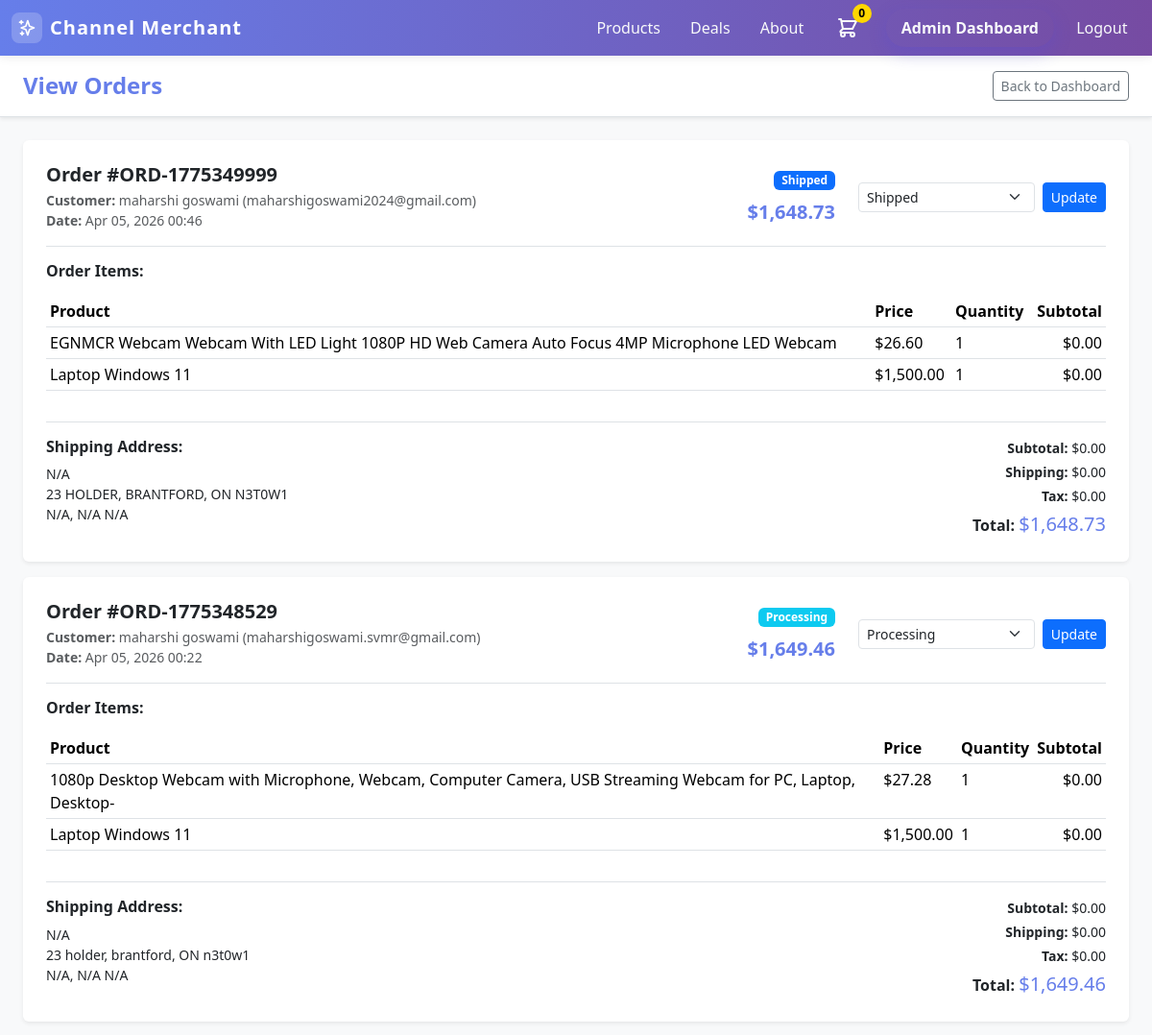
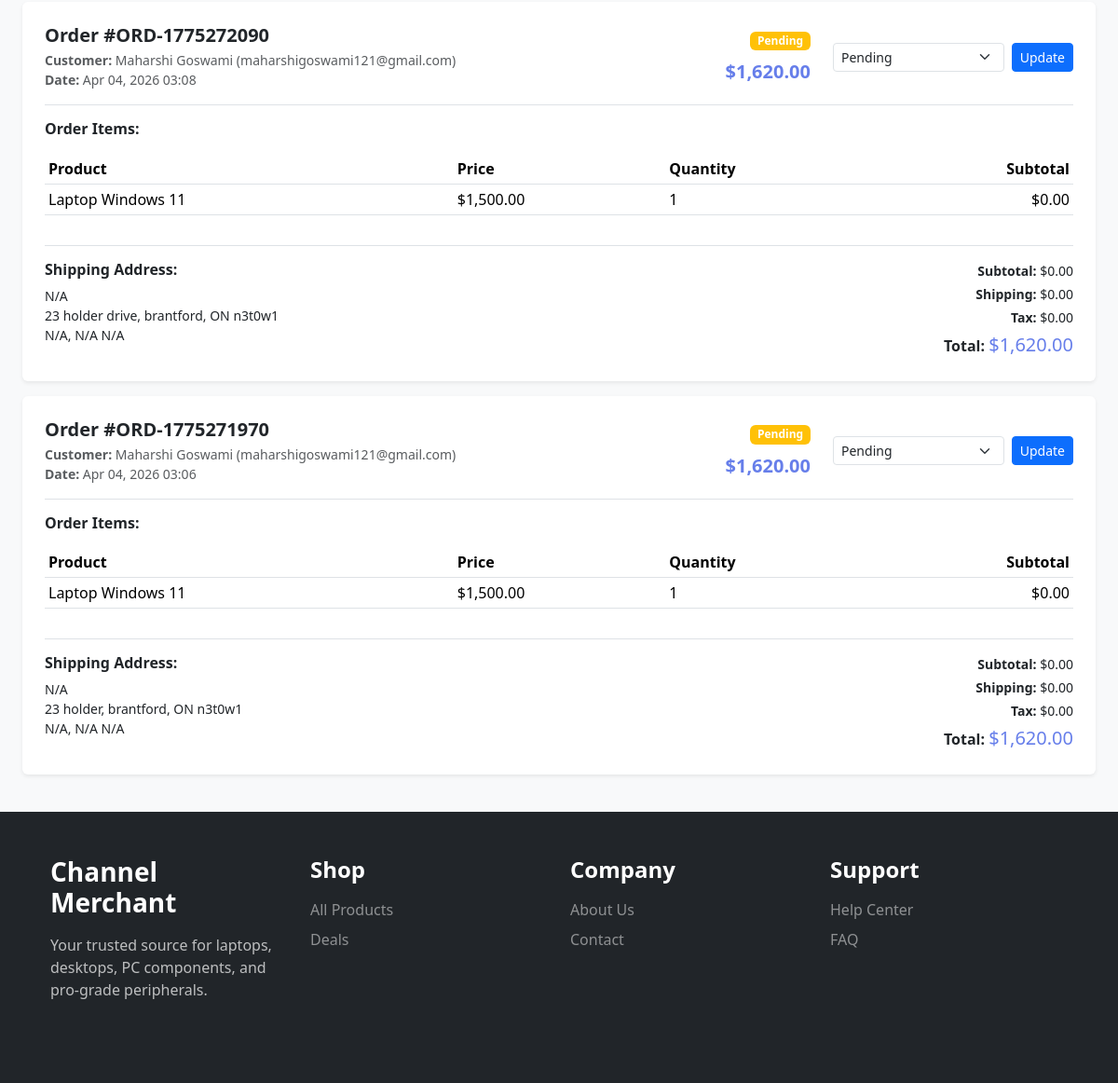
The app's page /admin-orders.php (signed in) with its own data (2 pictures, top to bottom).
### tables this page shows
CREATE TABLE `orders` (
  `id` int(11) NOT NULL,
  `user_id` int(11) NOT NULL,
  `order_number` varchar(50) NOT NULL,
  `total_amount` decimal(10,2) NOT NULL,
  `status` varchar(50) NOT NULL DEFAULT 'pending',
  `payment_method` varchar(50) DEFAULT NULL,
  `shipping_address` text DEFAULT NULL,
  `notes` text DEFAULT NULL,
  `created_at` timestamp NOT NULL DEFAULT current_timestamp(),
  `updated_at` timestamp NOT NULL DEFAULT current_timestamp()
);

CREATE TABLE `users` (
  `id` int(11) NOT NULL,
  `first_name` varchar(100) NOT NULL,
  `last_name` varchar(100) NOT NULL,
  `email` varchar(100) NOT NULL,
  `role` enum('user','admin') NOT NULL DEFAULT 'user',
  `password` varchar(255) NOT NULL,
  `phone` varchar(15) DEFAULT NULL,
  `address` text DEFAULT NULL,
  `city` varchar(50) DEFAULT NULL,
  `state` varchar(50) DEFAULT NULL,
  `postal_code` varchar(20) DEFAULT NULL,
  `country` varchar(50) DEFAULT NULL,
  `created_at` timestamp NOT NULL DEFAULT current_timestamp(),
  `updated_at` timestamp NOT NULL DEFAULT current_timestamp()
);

CREATE TABLE `order_items` (
  `id` int(11) NOT NULL,
  `order_id` int(11) NOT NULL,
  `product_id` int(11) DEFAULT NULL,
  `quantity` int(11) NOT NULL,
  `unit_price` decimal(10,2) NOT NULL DEFAULT 0.00,
  `total_price` decimal(10,2) NOT NULL DEFAULT 0.00,
  `product_name` varchar(255) DEFAULT NULL,
  `product_price` decimal(10,2) DEFAULT NULL,
  `subtotal` decimal(10,2) DEFAULT NULL,
  `created_at` timestamp NOT NULL DEFAULT current_timestamp()
);

CREATE TABLE `products` (
  `id` int(11) NOT NULL,
  `name` varchar(255) NOT NULL,
  `category` varchar(100) NOT NULL,
  `description` text DEFAULT NULL,
  `price` decimal(10,2) NOT NULL,
  `stock` int(11) NOT NULL DEFAULT 0,
  `image_url` varchar(255) DEFAULT NULL,
  `created_at` timestamp NOT NULL DEFAULT current_timestamp(),
  `updated_at` timestamp NOT NULL DEFAULT current_timestamp(),
  `discount` int(11) NOT NULL DEFAULT 0,
  `original_price` decimal(10,2) DEFAULT NULL
);

### admin-orders.php (the view, shortened to what this page needs)
<?php
include 'Database/db.php';
include 'includes/header.php';
$order_columns_query = "SHOW COLUMNS FROM orders";
$order_columns_result = mysqli_query($conn, $order_columns_query);
$has_created_at = false;
if ($order_columns_result) {
    while ($col = mysqli_fetch_assoc($order_columns_result)) {
        if ($col['Field'] === 'created_at') {
            $has_created_at = true;
            break;
        }
    }
}
$orderBy = $has_created_at ? "ORDER BY o.created_at DESC" : "ORDER BY o.id DESC";
$query = "SELECT o.*, u.first_name, u.last_name, u.email as user_email
          FROM orders o
          LEFT JOIN users u ON o.user_id = u.id
          $orderBy";
$result = mysqli_query($conn, $query);
$orders = [];
if ($result) {
    while ($row = mysqli_fetch_assoc($result)) {
        $items_query = "SELECT * FROM order_items WHERE order_id = " . $row['id'];
        $items_result = mysqli_query($conn, $items_query);
        $row['items'] = [];
        if ($items_result) {
            while ($item = mysqli_fetch_assoc($items_result)) {
                $row['items'][] = $item;
            }
        }
        $orders[] = $row;
    }
}
$status_colors = [
    'pending' => 'warning',
    'processing' => 'info',
    'shipped' => 'primary',
    'delivered' => 'success',
    'cancelled' => 'danger'
];
?>
<div class="min-vh-100" style="background-color: #f8f9fa;">
    <div class="bg-white border-bottom shadow-sm">
        <div class="container-fluid px-4 py-3">
            <div class="d-flex justify-content-between align-items-center">
                <h4 class="fw-bold mb-0" style="color: #667eea;">View Orders</h4>
                <a href="admin-dashboard.php" class="btn btn-outline-secondary btn-sm">Back to Dashboard</a>
            </div>
        </div>
    </div>
    <div class="container-fluid px-4 py-4">
        <?php if (empty($orders)): ?>
            <div class="card border-0 shadow-sm">
                <div class="card-body p-5 text-center">
                    <svg width="64" height="64" fill="none" stroke="currentColor" viewBox="0 0 24 24"
                        class="text-muted mb-3">
                        <path stroke-linecap="round" stroke-linejoin="round" stroke-width="2"
                            d="M16 11V7a4 4 0 00-8 0v4M5 9h14l1 12H4L5 9z" />
                    </svg>
                    <h5 class="text-muted">No orders found</h5>
                    <p class="text-muted mb-0">Orders will appear here once customers place them.</p>
                </div>
            </div>
        <?php else: ?>
            <?php foreach ($orders as $order): ?>
                <div class="card border-0 shadow-sm mb-3">
                    <div class="card-body p-4">
                        <div class="row align-items-center mb-3">
                            <div class="col-md-6">
                                <h5 class="fw-bold mb-1">Order #<?php echo htmlspecialchars($order['order_number']); ?></h5>
                                <p class="text-muted mb-0 small">
                                    <strong>Customer:</strong>
                                    <?php echo htmlspecialchars($order['first_name'] . ' ' . $order['last_name']); ?>
                                    (<?php echo htmlspecialchars($order['user_email']); ?>)
                                </p>
                                <p class="text-muted mb-0 small">
                                    <strong>Date:</strong> <?php
                                    if (isset($order['created_at']) && !empty($order['created_at'])) {
                                        echo date('M d, Y H:i', strtotime($order['created_at']));
                                    } else {
                                        echo 'N/A';
                                    }
                                    ?>
                                </p>
                            </div>
                            <div class="col-md-3 text-md-end">
                                <div class="mb-2">
                                    <span class="badge bg-<?php echo $status_colors[$order['status']]; ?>">
                                        <?php echo ucfirst($order['status']); ?>
                                    </span>
                                </div>
                                <div>
                                    <strong class="fs-5" style="color: #667eea;">
                                        $<?php echo number_format($order['total_amount'], 2); ?>
                                    </strong>
                                </div>
                            </div>
                            <div class="col-md-3">
                                <form method="POST" class="d-flex gap-2">
                                    <select name="status" class="form-select form-select-sm">
                                        <?php foreach ($status_colors as $status => $color): ?>
                                            <option value="<?php echo $status; ?>" <?php echo $order['status'] === $status ? 'selected' : ''; ?>>
                                                <?php echo ucfirst($status); ?>
                                            </option>
                                        <?php endforeach; ?>
                                    </select>
                                    <button type="submit" name="update_status" class="btn btn-sm btn-primary">Update</button>
                                </form>
                            </div>
                        </div>
                        <div class="border-top pt-3">
                            <h6 class="fw-semibold mb-3">Order Items:</h6>
                            <div class="table-responsive">
                                <table class="table table-sm">
                                    <thead>
                                        <tr>
                                            <th>Product</th>
                                            <th>Price</th>
                                            <th>Quantity</th>
                                            <th class="text-end">Subtotal</th>
                                        </tr>
                                    </thead>
                                    <tbody>
                                        <?php foreach ($order['items'] as $item):
                                            $product_name = isset($item['product_name']) ? $item['product_name'] : 'Product #' . $item['product_id'];
                                            if (empty($item['product_name']) && isset($item['product_id'])) {
                                                $prod_query = "SELECT name FROM products WHERE id = " . (int) $item['product_id'];
                                                $prod_result = mysqli_query($conn, $prod_query);
                                                if ($prod_result && mysqli_num_rows($prod_result) > 0) {
                                                    $prod_row = mysqli_fetch_assoc($prod_result);
                                                    $product_name = $prod_row['name'];
                                                }
                                            }
                                            $product_price = isset($item['product_price']) ? $item['product_price'] : (isset($item['unit_price']) ? $item['unit_price'] : 0);
                                            $subtotal = isset($item['subtotal']) ? $item['subtotal'] : (isset($item['total_price']) ? $item['total_price'] : ($product_price * $item['quantity']));
                                            ?>
                                            <tr>
                                                <td><?php echo htmlspecialchars($product_name); ?></td>
                                                <td>$<?php echo number_format($product_price, 2); ?></td>
                                                <td><?php echo $item['quantity']; ?></td>
                                                <td class="text-end">$<?php echo number_format($subtotal, 2); ?></td>
                                            </tr>
                                        <?php endforeach; ?>
                                    </tbody>
                                </table>
                            </div>
                        </div>
                        <div class="border-top pt-3 mt-3">
                            <div class="row">
                                <div class="col-md-6">
                                    <h6 class="fw-semibold mb-2">Shipping Address:</h6>
                                    <p class="mb-0 small">
                                        <?php
                                        $shipping_name = '';
                                        if (isset($order['shipping_firstname']) && isset($order['shipping_lastname'])) {
                                            $shipping_name = htmlspecialchars($order['shipping_firstname'] . ' ' . $order['shipping_lastname']);
                                        } elseif (isset($order['shipping_name'])) {
                                            $shipping_name = htmlspecialchars($order['shipping_name']);
                                        } else {
                                            $shipping_name = 'N/A';
                                        }
                                        echo $shipping_name;
                                        ?><br>
                                        <?php echo htmlspecialchars($order['shipping_address'] ?? $order['shipping_address1'] ?? 'N/A'); ?><br>
                                        <?php
                                        $city = $order['shipping_city'] ?? 'N/A';
                                        $province = $order['shipping_province'] ?? $order['shipping_state'] ?? 'N/A';
                                        $postal = $order['shipping_postal_code'] ?? $order['shipping_postal'] ?? 'N/A';
                                        echo htmlspecialchars($city . ', ' . $province . ' ' . $postal);
                                        ?>
                                    </p>
                                </div>
                                <div class="col-md-6 text-md-end">
                                    <p class="mb-1 small"><strong>Subtotal:</strong>
                                        $<?php echo number_format($order['subtotal'] ?? 0, 2); ?></p>
                                    <p class="mb-1 small"><strong>Shipping:</strong>
                                        $<?php echo number_format($order['shipping'] ?? 0, 2); ?></p>
                                    <p class="mb-1 small"><strong>Tax:</strong>
                                        $<?php echo number_format($order['tax'] ?? 0, 2); ?></p>
                                    <p class="mb-0"><strong>Total:</strong> <span class="fs-5"
                                            style="color: #667eea;">$<?php echo number_format($order['total_amount'], 2); ?></span>
                                    </p>
                                </div>
                            </div>
                        </div>
                    </div>
                </div>
            <?php endforeach; ?>
        <?php endif; ?>
    </div>
</div>
<?php include 'includes/footer.php'; ?>

### records on screen
orders: order_number "ORD-1775349999", user.last_name "maharshi goswami", user.email "maharshigoswami2024@gmail.com", created_at "Apr 05, 2026 00:46", status "Shipped", total_amount "1,648.73", shipping_name "N/A", shipping_address "23 HOLDER, BRANTFORD, ON N3T0W1", postal "N/A, N/A N/A", subtotal "0.00", shipping "0.00", tax "0.00"
order_items: product.name "EGNMCR Webcam Webcam With LED Light 1080P HD Web Camera Auto Focus 4MP Microphone LED Webcam", unit_price "26.60", quantity "1", total_price "0.00"
order_items: product.name "Laptop Windows 11", product_price "1,500.00", quantity "1", total_price "0.00"
orders: order_number "ORD-1775348529", user.last_name "maharshi goswami", user.email "maharshigoswami.svmr@gmail.com", created_at "Apr 05, 2026 00:22", status "Processing", total_amount "1,649.46", shipping_name "N/A", shipping_address "23 holder, brantford, ON n3t0w1", postal "N/A, N/A N/A", subtotal "0.00", shipping "0.00", tax "0.00"
order_items: product.name "1080p Desktop Webcam with Microphone, Webcam, Computer Camera, USB Streaming Webcam for PC, Laptop, Desktop-", unit_price "27.28", quantity "1", total_price "0.00"
order_items: product.name "Laptop Windows 11", product_price "1,500.00", quantity "1", total_price "0.00"
orders: order_number "ORD-1775272090", user.last_name "Maharshi Goswami", user.email "maharshigoswami121@gmail.com", created_at "Apr 04, 2026 03:08", status "Pending", total_amount "1,620.00", shipping_name "N/A", shipping_address "23 holder drive, brantford, ON n3t0w1", postal "N/A, N/A N/A", subtotal "0.00", shipping "0.00", tax "0.00"
order_items: product.name "Laptop Windows 11", product_price "1,500.00", quantity "1", total_price "0.00"
orders: order_number "ORD-1775271970", user.last_name "Maharshi Goswami", user.email "maharshigoswami121@gmail.com", created_at "Apr 04, 2026 03:06", status "Pending", total_amount "1,620.00", shipping_name "N/A", shipping_address "23 holder, brantford, ON n3t0w1", postal "N/A, N/A N/A", subtotal "0.00", shipping "0.00", tax "0.00"
order_items: product.name "Laptop Windows 11", product_price "1,500.00", quantity "1", total_price "0.00"
